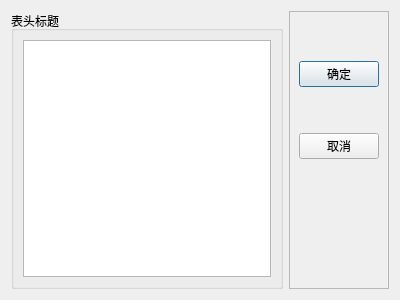
<?xml version="1.0" encoding="UTF-8"?>
<ui version="4.0">
 <class>QWDialogHeaders</class>
 <widget class="QDialog" name="QWDialogHeaders">
  <property name="geometry">
   <rect>
    <x>0</x>
    <y>0</y>
    <width>400</width>
    <height>300</height>
   </rect>
  </property>
  <property name="windowTitle">
   <string>Dialog</string>
  </property>
  <layout class="QVBoxLayout" name="verticalLayout_3">
   <item>
    <layout class="QHBoxLayout" name="horizontalLayout">
     <item>
      <widget class="QGroupBox" name="groupBox">
       <property name="title">
        <string>表头标题</string>
       </property>
       <layout class="QVBoxLayout" name="verticalLayout_2">
        <item>
         <widget class="QListView" name="listView"/>
        </item>
       </layout>
      </widget>
     </item>
     <item>
      <widget class="QFrame" name="frame">
       <property name="frameShape">
        <enum>QFrame::StyledPanel</enum>
       </property>
       <property name="frameShadow">
        <enum>QFrame::Raised</enum>
       </property>
       <layout class="QVBoxLayout" name="verticalLayout">
        <item>
         <spacer name="verticalSpacer">
          <property name="orientation">
           <enum>Qt::Vertical</enum>
          </property>
          <property name="sizeHint" stdset="0">
           <size>
            <width>20</width>
            <height>40</height>
           </size>
          </property>
         </spacer>
        </item>
        <item>
         <widget class="QPushButton" name="btnOK">
          <property name="text">
           <string>确定</string>
          </property>
          <property name="icon">
           <iconset resource="res.qrc">
            <normaloff>:/images/images/704.bmp</normaloff>:/images/images/704.bmp</iconset>
          </property>
         </widget>
        </item>
        <item>
         <spacer name="verticalSpacer_2">
          <property name="orientation">
           <enum>Qt::Vertical</enum>
          </property>
          <property name="sizeHint" stdset="0">
           <size>
            <width>20</width>
            <height>40</height>
           </size>
          </property>
         </spacer>
        </item>
        <item>
         <widget class="QPushButton" name="btnCancel">
          <property name="text">
           <string>取消</string>
          </property>
          <property name="icon">
           <iconset resource="res.qrc">
            <normaloff>:/images/images/706.bmp</normaloff>:/images/images/706.bmp</iconset>
          </property>
         </widget>
        </item>
        <item>
         <spacer name="verticalSpacer_3">
          <property name="orientation">
           <enum>Qt::Vertical</enum>
          </property>
          <property name="sizeHint" stdset="0">
           <size>
            <width>20</width>
            <height>40</height>
           </size>
          </property>
         </spacer>
        </item>
        <item>
         <spacer name="verticalSpacer_4">
          <property name="orientation">
           <enum>Qt::Vertical</enum>
          </property>
          <property name="sizeHint" stdset="0">
           <size>
            <width>20</width>
            <height>40</height>
           </size>
          </property>
         </spacer>
        </item>
        <item>
         <spacer name="verticalSpacer_5">
          <property name="orientation">
           <enum>Qt::Vertical</enum>
          </property>
          <property name="sizeHint" stdset="0">
           <size>
            <width>20</width>
            <height>40</height>
           </size>
          </property>
         </spacer>
        </item>
       </layout>
      </widget>
     </item>
    </layout>
   </item>
  </layout>
 </widget>
 <resources>
  <include location="res.qrc"/>
 </resources>
 <connections>
  <connection>
   <sender>btnOK</sender>
   <signal>clicked()</signal>
   <receiver>QWDialogHeaders</receiver>
   <slot>accept()</slot>
   <hints>
    <hint type="sourcelabel">
     <x>339</x>
     <y>72</y>
    </hint>
    <hint type="destinationlabel">
     <x>199</x>
     <y>149</y>
    </hint>
   </hints>
  </connection>
  <connection>
   <sender>btnCancel</sender>
   <signal>clicked()</signal>
   <receiver>QWDialogHeaders</receiver>
   <slot>reject()</slot>
   <hints>
    <hint type="sourcelabel">
     <x>339</x>
     <y>143</y>
    </hint>
    <hint type="destinationlabel">
     <x>199</x>
     <y>149</y>
    </hint>
   </hints>
  </connection>
 </connections>
</ui>
